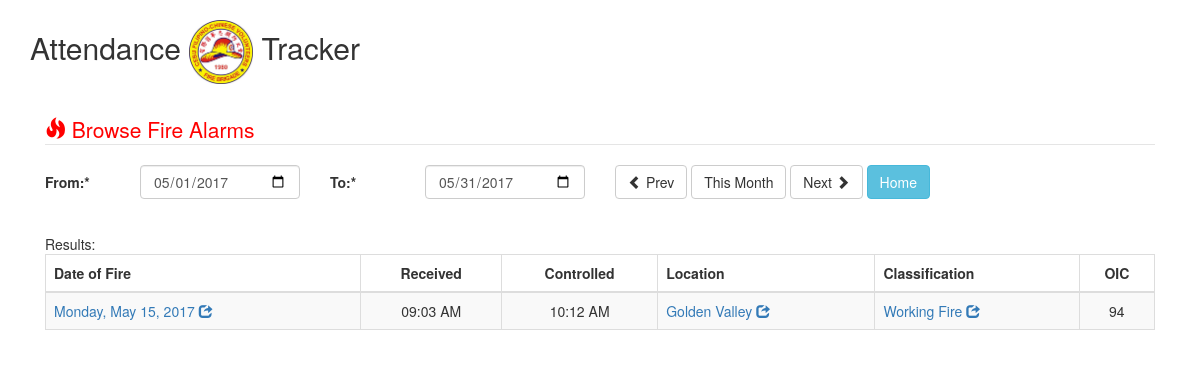
The page /index.php/fire/lists on the database as committed earlier.
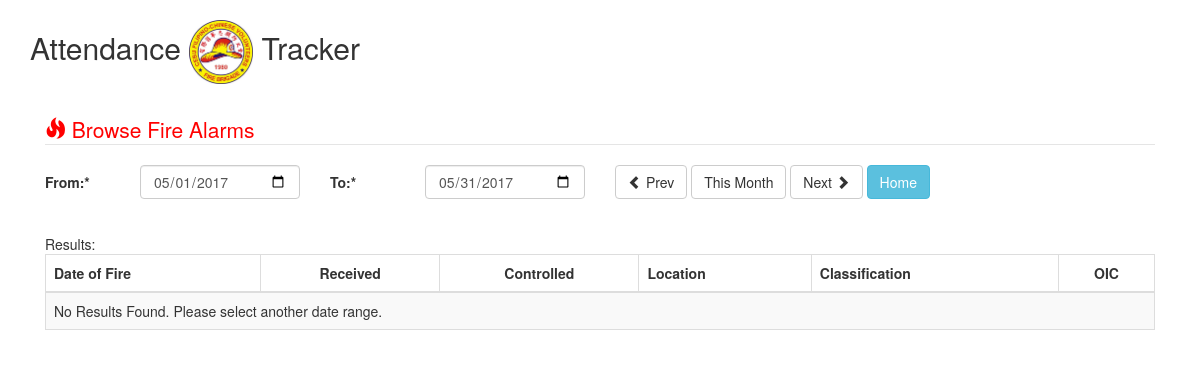
The same page on the database as committed later.
### tables this page shows
CREATE TABLE IF NOT EXISTS `fire_data` (
  `id` bigint(10) NOT NULL AUTO_INCREMENT,
  `date_of_fire` date NOT NULL,
  `location` text NOT NULL,
  `classification` text NOT NULL,
  `caller` varchar(100) DEFAULT NULL,
  `contact_number` varchar(15) DEFAULT NULL,
  `time_received` varchar(10) NOT NULL,
  `time_controlled` varchar(10) NOT NULL,
  `unit` varchar(10) NOT NULL,
  `oic` int(11) NOT NULL,
  `water_used` int(11) NOT NULL,
  `dispatch` varchar(15) NOT NULL,
  `proceeding` text NOT NULL,
  `at_base` text NOT NULL,
  PRIMARY KEY (`id`),
  KEY `unit` (`unit`),
  KEY `date_of_fire` (`date_of_fire`)
);

### application/controllers/Fire.php (called while the page is built, shortened)
<?php
class Fire extends CI_Controller {
    function __construct() {
        $this->load->helper('form');
        $this->load->helper('url');
        $this->load->model('fire_model');
        $this->load->library('form_validation');
    }
    public function lists()
    {
        $data['selected_title'] = '';
        $data['from_date'] = date('Y-m-01');
        $d = new DateTime( date('Y-m-d') );
        $data['to_date'] = $d->format( 'Y-m-t' );
        $data['fire_list'] = [];
        if ($_POST) {
            if (isset($_POST['prev'])) {
                $data['from_date'] = date('Y-m-01', strtotime($this->input->post('from_date')." -1 month"));
                $d = new DateTime( date('Y-m-d', strtotime($this->input->post('from_date')." -1 month")) );
                $data['to_date'] = $d->format( 'Y-m-t' );
            }
            else if (isset($_POST['next'])) {
                $data['from_date'] = date('Y-m-01', strtotime($this->input->post('from_date')." +1 month"));
                $d = new DateTime( date('Y-m-d', strtotime($this->input->post('from_date')." +1 month")) );
                $data['to_date'] = $d->format( 'Y-m-t' );
            }
            else {
                $data['from_date'] = $this->input->post('from_date');
                $data['to_date'] = $this->input->post('to_date');
            }
            $this->form_validation->set_rules('from_date', 'from_date', 'required');
            $this->form_validation->set_rules('to_date', 'to_date', 'required');
            if ($this->form_validation->run() != false){
                $data['fire_list'] = $this->fire_model->get_fire_list_range($data['from_date'], $data['to_date']);
            }
        }
        else {
            $data['fire_list'] = $this->fire_model->get_fire_list_range($data['from_date'], $data['to_date']);
        }
        $this->load->view('fire_lists', $data);
    }
}

### index.php (called while the page is built, shortened)
<?php
require_once BASEPATH.'core/CodeIgniter.php';

### application/models/fire_model.php (called while the page is built, shortened)
<?php
class Fire_model extends CI_Model {
    private $fire_data = 'fire_data';
    public function get_fire_list_range($from_date, $to_date)
    {
        $this->db->where('date_of_fire >=',$from_date);
        $this->db->where('date_of_fire <=',$to_date);
        $this->db->order_by('date_of_fire','desc');
        $query = $this->db->get($this->fire_data);
        return $query->result();
    }
}

### application/views/fire_lists.php (the view, shortened to what this page needs)
?><!DOCTYPE html>
<html lang="en">
<head>
    <link href="<?= base_url();?>bootstrap/css/bootstrap.css" rel="stylesheet">
</head>
<body>
<div class="container">
    <h2>Attendance <img src="<?= base_url();?>image/logo.png" width="64px"> Tracker</h2>
    <div>&nbsp;</div>
    <div class="col-lg-12">
        <fieldset>
            <legend style="color: red;"><span class="glyphicon glyphicon-fire"></span> Browse Fire Alarms</legend>
            <form class="form-horizontal" role="form" id="fire_review_form" action='<?= base_url();?>index.php/fire/lists' method="post">
                <div class="form-group">
                   <div class="col-lg-1">
                       <label for="title" class="control-label">From:*</label>
                   </div>
                   <div class="col-lg-2">
                       <input type="date" onchange="loadFireLocation();" class="form-control" name="from_date" id="from_date" value="<?=$from_date;?>" autofocus>
                   </div>
                    <div class="col-lg-1">
                        <label for="title" class="control-label">To:*</label>
                    </div>
                    <div class="col-lg-2">
                        <input type="date" onchange="loadFireLocation();" class="form-control" name="to_date" id="to_date" value="<?=$to_date;?>" autofocus>
                    </div>
                   <div class="col-lg-4">
                        <div class="bs-example" data-example-id="single-button-dropdown">
                           <div class="btn-group">
                               <button type="submit" class="btn btn-default" name="prev" value=""><span class="glyphicon glyphicon-chevron-left"></span> Prev</button>
                           </div>
                           <div class="btn-group">
                               <a href="<?= base_url();?>index.php/fire/lists" class="btn btn-default" >This Month</a>
                           </div>
                           <div class="btn-group">
                               <button type="submit" class="btn btn-default" name="next" value="">Next <span class="glyphicon glyphicon-chevron-right"></span></button>
                           </div>
                            <div class="btn-group">
                                <a href="<?= base_url();?>index.php/main" class="btn btn-info" >Home</a>
                            </div>
                        </div>
                    </div>
                </div>
            </form>
            <br>
            Results:
            <div >
                <table class="table table-striped table-bordered table-hover" id="dataTables-example">
                    <thead>
                        <tr>
                            <th>Date of Fire</th>
                            <th style="text-align: center;">Received</th>
                            <th style="text-align: center;">Controlled</th>
                            <th>Location</th>
                            <th>Classification</th>
                            <th style="text-align: center;">OIC</th>
                        </tr>
                    </thead>
                    <tbody>
                        <?php if (count($fire_list) > 0) {?>
                            <?php foreach ($fire_list as $key => $value) {?>
                            <tr>
                                <td title="show details"><a href="fire_details/<?=$value->id;?>" data-toggle="modal" data-target=".bs-example-modal-lg"><?php echo date('l, M d, Y',strtotime($value->date_of_fire)); ?> <span class="glyphicon glyphicon-share"></span></a></td>
                                <td style="text-align: center;"><?php echo $value->time_received; ?></td>
                                <td style="text-align: center;"><?php echo $value->time_controlled; ?></td>
                                <td title="show details"><a href="fire_details/<?=$value->id;?>" data-toggle="modal" data-target=".bs-example-modal-lg"><?php echo $value->location; ?> <span class="glyphicon glyphicon-share"></span></a> </td>
                                <td title="show details"><a href="fire_details/<?=$value->id;?>" data-toggle="modal" data-target=".bs-example-modal-lg"><?php echo $value->classification; ?> <span class="glyphicon glyphicon-share"></span></a></td>
                                <td style="text-align: center;"><?php echo $value->oic; ?></td>
                            </tr>
                            <?php } ?>
                        <?php } else {?>
                            <tr>
                                <td colspan="6">No Results Found. Please select another date range.</td>
                            </tr>
                        <?php }?>
                    </tbody>
                </table>
            </div>
        </fieldset>
    </div>
</div>
</body>
</html>

Rows that differ between the two databases and show on the page:
removed fire_data: date_of_fire "Monday, May 15, 2017", time_received "09:03 AM", time_controlled "10:12 AM", location "Golden Valley", classification "Working Fire", oic "94"
Other text that changed with them:
text now shown: "No Results Found. Please select another date range."
